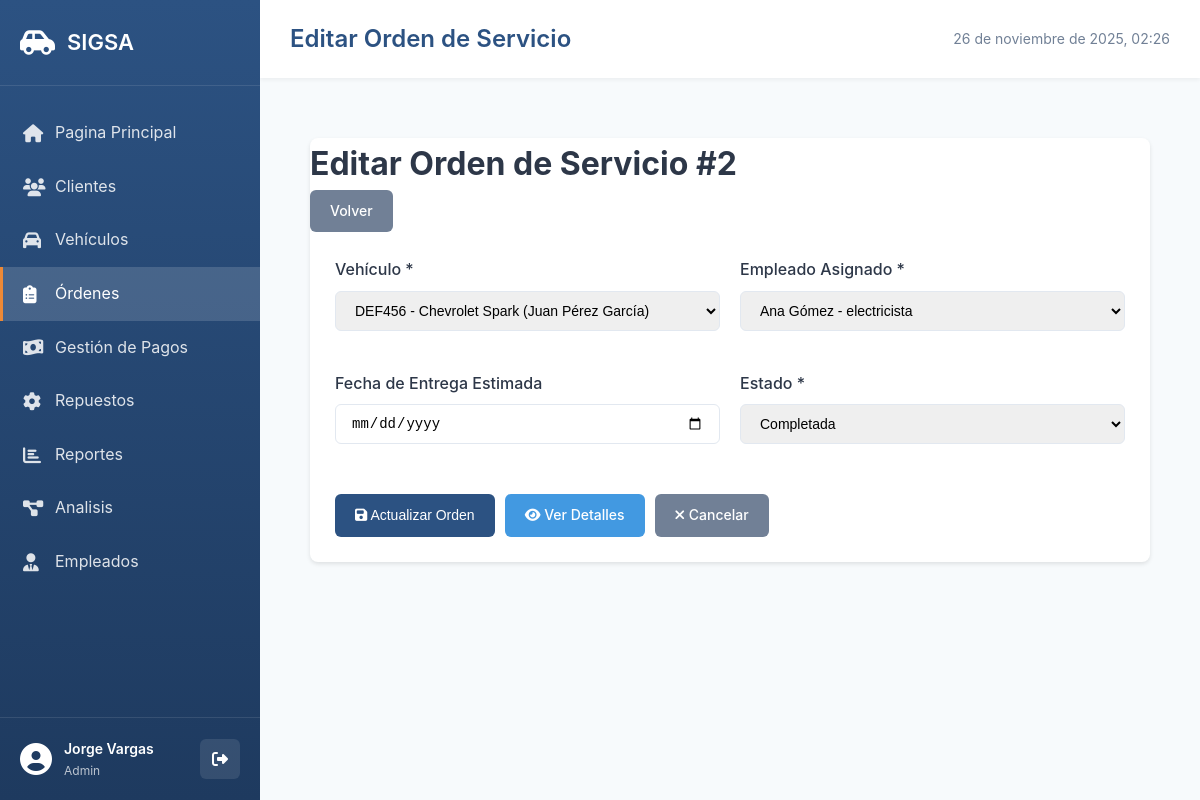
The page /pages/ordenes/edit.php?id=2 (signed in) on the database its author committed.
### tables this page shows
CREATE TABLE Empleados (
    id_empleado INT AUTO_INCREMENT PRIMARY KEY,
    nombre VARCHAR(200) NOT NULL,
    documento VARCHAR(20) NOT NULL UNIQUE,
    cargo ENUM('mecanico', 'electricista', 'pintor', 'gerente', 'asesor') NOT NULL,
    salario DECIMAL(10, 2) NOT NULL,
    fecha_contratacion DATE NOT NULL,
    telefono VARCHAR(20),
    correo VARCHAR(100),
    estado ENUM('activo', 'inactivo') DEFAULT 'activo',
    INDEX idx_cargo (cargo),
    INDEX idx_estado (estado)
);

CREATE TABLE OrdenesServicio (
    id_orden INT AUTO_INCREMENT PRIMARY KEY,
    id_vehiculo INT NOT NULL,
    id_empleado INT NOT NULL,
    fecha_ingreso DATETIME DEFAULT CURRENT_TIMESTAMP,
    fecha_entrega DATETIME NULL,
    estado ENUM('pendiente', 'en_proceso', 'completada', 'entregada', 'cancelada') DEFAULT 'pendiente',
    costo_mano_obra DECIMAL(10, 2) DEFAULT 0.00,
    diagnostico_inicial TEXT,
    observaciones TEXT,
    kilometraje_ingreso INT,
    FOREIGN KEY (id_vehiculo) REFERENCES Vehiculos(id_vehiculo),
    FOREIGN KEY (id_empleado) REFERENCES Empleados(id_empleado),
    INDEX idx_estado (estado),
    INDEX idx_fecha_ingreso (fecha_ingreso),
    INDEX idx_vehiculo (id_vehiculo)
);

CREATE TABLE Vehiculos (
    id_vehiculo INT AUTO_INCREMENT PRIMARY KEY,
    id_cliente INT NOT NULL,
    marca VARCHAR(50) NOT NULL,
    modelo VARCHAR(50) NOT NULL,
    placa VARCHAR(10) NOT NULL UNIQUE,
    año INT NOT NULL,
    color VARCHAR(30),
    tipo_vehiculo ENUM('auto', 'camioneta', 'moto', 'camion') DEFAULT 'auto',
    kilometraje INT DEFAULT 0,
    fecha_registro TIMESTAMP DEFAULT CURRENT_TIMESTAMP,
    FOREIGN KEY (id_cliente) REFERENCES Clientes(id_cliente) ON DELETE CASCADE,
    INDEX idx_placa (placa),
    INDEX idx_cliente (id_cliente)
);

CREATE TABLE Clientes (
    id_cliente INT AUTO_INCREMENT PRIMARY KEY,
    nombre VARCHAR(200) NOT NULL,
    documento VARCHAR(20) NOT NULL UNIQUE,
    telefono VARCHAR(20),
    correo VARCHAR(100),
    tipo_cliente ENUM('natural', 'empresa') DEFAULT 'natural',
    direccion TEXT,
    fecha_registro TIMESTAMP DEFAULT CURRENT_TIMESTAMP,
    estado ENUM('activo', 'inactivo') DEFAULT 'activo',
    INDEX idx_documento (documento),
    INDEX idx_nombre (nombre)
);

### config/session.php (called while the page is built, shortened)
<?php
function isLoggedIn() {
    return isset($_SESSION['user_id']) && isset($_SESSION['username']);
}
function isAdmin() {
    return isset($_SESSION['rol']) && $_SESSION['rol'] === 'admin';
}
function getCurrentUser() {
    if (isLoggedIn()) {
        return [
            'id' => $_SESSION['user_id'],
            'username' => $_SESSION['username'],
            'nombre' => $_SESSION['nombre'] ?? '',
            'rol' => $_SESSION['rol'] ?? 'empleado',
            'id_empleado' => $_SESSION['id_empleado'] ?? null
        ];
    }
    return null;
}
?>

### pages/ordenes/edit.php (the view, shortened to what this page needs)
<?php
$pageTitle = 'Editar Orden de Servicio';
require_once __DIR__ . '/../../config/session.php';
$db = getDB();
$id = $_GET['id'] ?? 0;
$stmt = $db->query("
    SELECT v.id_vehiculo, v.placa, v.marca, v.modelo, c.nombre as cliente_nombre
    FROM Vehiculos v
    INNER JOIN Clientes c ON v.id_cliente = c.id_cliente
    ORDER BY v.placa
");
$vehiculos = $stmt->fetchAll();
$stmt = $db->query("SELECT id_empleado, nombre, cargo FROM Empleados ORDER BY nombre");
$empleados = $stmt->fetchAll();
$stmt = $db->prepare("SELECT * FROM OrdenesServicio WHERE id_orden = ?");
$stmt->execute([$id]);
$orden = $stmt->fetch();
include __DIR__ . '/../../includes/header.php';
?>
<div class="container">
    <div class="card">
        <div class="card-header">
            <h1>Editar Orden de Servicio #<?= $id ?></h1>
            <a href="index.php" class="btn btn-secondary">Volver</a>
        </div>
        <div class="card-body">
            <form method="POST">
                <div class="form-row">
                    <div class="form-group">
                        <label for="id_vehiculo">Vehículo *</label>
                        <select id="id_vehiculo" name="id_vehiculo" class="form-control" required>
                            <?php foreach ($vehiculos as $vehiculo): ?>
                                <option value="<?= $vehiculo['id_vehiculo'] ?>" <?= $vehiculo['id_vehiculo'] == $orden['id_vehiculo'] ? 'selected' : '' ?>>
                                    <?= htmlspecialchars($vehiculo['placa'] . ' - ' . $vehiculo['marca'] . ' ' . $vehiculo['modelo'] . ' (' . $vehiculo['cliente_nombre'] . ')') ?>
                                </option>
                            <?php endforeach; ?>
                        </select>
                    </div>
                    <div class="form-group">
                        <label for="id_empleado">Empleado Asignado *</label>
                        <select id="id_empleado" name="id_empleado" class="form-control" required>
                            <?php foreach ($empleados as $empleado): ?>
                                <option value="<?= $empleado['id_empleado'] ?>" <?= $empleado['id_empleado'] == $orden['id_empleado'] ? 'selected' : '' ?>>
                                    <?= htmlspecialchars($empleado['nombre'] . ' - ' . $empleado['cargo']) ?>
                                </option>
                            <?php endforeach; ?>
                        </select>
                    </div>
                </div>
                <div class="form-row">
                    <div class="form-group">
                        <label for="fecha_entrega">Fecha de Entrega Estimada</label>
                        <input type="date" id="fecha_entrega" name="fecha_entrega" value="<?= $orden['fecha_entrega'] ?>" class="form-control">
                    </div>
                    <div class="form-group">
                        <label for="estado">Estado *</label>
                        <select id="estado" name="estado" class="form-control" required>
                            <option value="completada" <?= $orden['estado'] == 'completada' ? 'selected' : '' ?>>Completada</option>
                        </select>
                    </div>
                </div>
                <div class="form-actions">
                    <button type="submit" class="btn btn-primary">
                        <i class="fas fa-save"></i> Actualizar Orden
                    </button>
                    <a href="view.php?id=<?= $id ?>" class="btn btn-info">
                        <i class="fas fa-eye"></i> Ver Detalles
                    </a>
                    <a href="index.php" class="btn btn-secondary">
                        <i class="fas fa-times"></i> Cancelar
                    </a>
                </div>
            </form>
        </div>
    </div>
</div>
<?php include __DIR__ . '/../../includes/footer.php'; ?>

### includes/header.php (shortened to what this page needs)
<?php
require_once __DIR__ . '/../config/session.php';
$currentUser = getCurrentUser();
$currentPage = basename($_SERVER['PHP_SELF'], '.php');
$scriptName = $_SERVER['SCRIPT_NAME'];
$pathParts = explode('/', $scriptName);
array_pop($pathParts);
$basePath = implode('/', $pathParts);
if (strpos($basePath, 'pages') !== false) {
    $baseUrl = '/sigsa';
} else {
    $baseUrl = rtrim(str_replace('/pages', '', $basePath), '/');
}
?>
<!DOCTYPE html>
<html lang="es">
<head>
    <link rel="stylesheet" href="<?= $baseUrl ?>/assets/css/style.css">
    <link rel="stylesheet" href="https://cdnjs.cloudflare.com/ajax/libs/font-awesome/6.4.0/css/all.min.css">
</head>
<body>
    <div class="layout">
        <aside class="sidebar">
            <div class="sidebar-header">
                <i class="fas fa-car-side"></i>
                <h2>SIGSA</h2>
            </div>
            <nav class="sidebar-nav">
                <a href="<?= $baseUrl ?>/dashboard.php" class="nav-item <?= $currentPage === 'dashboard' ? 'active' : '' ?>">
                    <i class="fas fa-home"></i>
                    <span>Pagina Principal</span>
                </a>
                <a href="<?= $baseUrl ?>/pages/clientes/index.php" class="nav-item <?= strpos($_SERVER['PHP_SELF'], 'clientes') ? 'active' : '' ?>">
                    <i class="fas fa-users"></i>
                    <span>Clientes</span>
                </a>
                <a href="<?= $baseUrl ?>/pages/vehiculos/index.php" class="nav-item <?= strpos($_SERVER['PHP_SELF'], 'vehiculos') ? 'active' : '' ?>">
                    <i class="fas fa-car"></i>
                    <span>Vehículos</span>
                </a>
                <a href="<?= $baseUrl ?>/pages/ordenes/index.php" class="nav-item <?= strpos($_SERVER['PHP_SELF'], 'ordenes') ? 'active' : '' ?>">
                    <i class="fas fa-clipboard-list"></i>
                    <span>Órdenes</span>
                </a>
                <a href="<?= $baseUrl ?>/pages/pagos/index.php" class="nav-item <?= strpos($_SERVER['PHP_SELF'], 'pagos') ? 'active' : '' ?>">
                    <i class="fas fa-money-bill-wave"></i>
                    <span>Gestión de Pagos</span>
                </a>
                <a href="<?= $baseUrl ?>/pages/repuestos/index.php" class="nav-item <?= strpos($_SERVER['PHP_SELF'], 'repuestos') ? 'active' : '' ?>">
                    <i class="fas fa-cog"></i>
                    <span>Repuestos</span>
                </a>
                <a href="<?= $baseUrl ?>/pages/reportes/index.php" class="nav-item <?= strpos($_SERVER['PHP_SELF'], 'reportes') ? 'active' : '' ?>">
                    <i class="fas fa-chart-bar"></i>
                    <span>Reportes</span>
                </a>
                <a href="<?= $baseUrl ?>/pages/consultas-filtradas/consultas-complejas/index.php" class="nav-item <?= strpos($_SERVER['PHP_SELF'], 'consultas-complejas') ? 'active' : '' ?>">
                    <i class="fas fa-project-diagram"></i>
                    <span>Analisis</span>
                </a>
                <?php if (isAdmin()): ?>
                    <a href="<?= $baseUrl ?>/pages/empleados/index.php" class="nav-item <?= strpos($_SERVER['PHP_SELF'], 'empleados') ? 'active' : '' ?>">
                        <i class="fas fa-user-tie"></i>
                        <span>Empleados</span>
                    </a>
                <?php endif; ?>
            </nav>
            <div class="sidebar-footer">
                <div class="user-info">
                    <i class="fas fa-user-circle"></i>
                    <div>
                        <div class="user-name"><?= htmlspecialchars($currentUser['nombre']) ?></div>
                        <div class="user-role"><?= ucfirst($currentUser['rol']) ?></div>
                    </div>
                </div>
                <a href="<?= $baseUrl ?>/logout.php" class="btn-logout">
                    <i class="fas fa-sign-out-alt"></i>
                </a>
            </div>
        </aside>
        <main class="main-content">
            <header class="top-bar">
                <h1><?= $pageTitle ?? 'Dashboard' ?></h1>
                <div class="top-bar-actions">
                    <span class="date-time" id="currentDateTime"></span>
                </div>
            </header>
            <div class="content-wrapper">

### assets/css/style.css (style rules this page uses)
* { margin: 0; padding: 0; box-sizing: border-box; }
:root { --primary-color: #2c5282; --secondary-color: #4a90b5; --success-color: #48bb78; --danger-color: #f56565; --warning-color: #ed8936; --info-color: #4299e1; --dark-color: #2d3748; --light-color: #f7fafc; --border-color: #e2e8f0; --text-color: #2d3748; --text-secondary: #718096; }
body { font-family: -apple-system, BlinkMacSystemFont, 'Segoe UI', 'Roboto', 'Oxygen', 'Ubuntu', sans-serif; background-color: #f7fafc; color: var(--text-color); line-height: 1.6; }
.layout { display: flex; min-height: 100vh; }
.sidebar { width: 260px; background: linear-gradient(180deg, var(--primary-color) 0%, #1e3a5f 100%); color: white; display: flex; flex-direction: column; position: fixed; height: 100vh; overflow-y: auto; }
.sidebar-header { padding: 25px 20px; display: flex; align-items: center; gap: 12px; border-bottom: 1px solid rgba(255,255,255,0.1); }
.sidebar-header i { font-size: 28px; }
.sidebar-header h2 { font-size: 22px; font-weight: 600; }
.sidebar-nav { flex: 1; padding: 20px 0; }
.nav-item { display: flex; align-items: center; gap: 12px; padding: 14px 20px; color: rgba(255,255,255,0.85); text-decoration: none; transition: all 0.3s; border-left: 3px solid transparent; }
.nav-item.active { background: rgba(255,255,255,0.15); color: white; border-left-color: var(--warning-color); }
.nav-item i { font-size: 18px; width: 20px; }
.sidebar-footer { padding: 20px; border-top: 1px solid rgba(255,255,255,0.1); display: flex; align-items: center; justify-content: space-between; }
.user-info { display: flex; align-items: center; gap: 12px; }
.user-info i { font-size: 32px; }
.user-name { font-weight: 600; font-size: 14px; }
.user-role { font-size: 12px; color: rgba(255,255,255,0.7); }
.btn-logout { color: white; background: rgba(255,255,255,0.1); border: none; padding: 10px; border-radius: 6px; cursor: pointer; transition: all 0.3s; text-decoration: none; display: flex; align-items: center; justify-content: center; width: 40px; height: 40px; }
.main-content { margin-left: 260px; flex: 1; display: flex; flex-direction: column; width: calc(100% - 260px); }
.top-bar { background: white; padding: 20px 30px; box-shadow: 0 2px 4px rgba(0,0,0,0.05); display: flex; justify-content: space-between; align-items: center; }
.top-bar h1 { color: var(--primary-color); font-size: 24px; font-weight: 600; }
.top-bar-actions { display: flex; align-items: center; gap: 20px; }
.date-time { color: var(--text-secondary); font-size: 14px; }
.content-wrapper { padding: 30px; flex: 1; }
.container { max-width: 1400px; margin: 0 auto; padding: 30px 20px; }
.card { background: white; border-radius: 8px; box-shadow: 0 2px 4px rgba(0,0,0,0.1); margin-bottom: 20px; }
.card-body { padding: 25px; }
.btn { padding: 10px 20px; border: none; border-radius: 6px; font-size: 14px; font-weight: 500; cursor: pointer; text-decoration: none; display: inline-block; transition: all 0.3s; }
.btn-primary { background-color: var(--primary-color); color: white; }
.btn-secondary { background-color: #718096; color: white; }
.btn-info { background-color: var(--info-color); color: white; }
.form-group { margin-bottom: 20px; }
.form-row { display: grid; grid-template-columns: repeat(auto-fit, minmax(250px, 1fr)); gap: 20px; margin-bottom: 20px; }
.form-group label { display: block; margin-bottom: 8px; color: var(--text-color); font-weight: 500; }
.form-group input, .form-group select, .form-group textarea { width: 100%; padding: 10px 15px; border: 1px solid var(--border-color); border-radius: 6px; font-size: 14px; transition: border-color 0.3s; }
.form-actions { margin-top: 30px; display: flex; gap: 10px; }

### rows shown on the page
empleados: nombre "Jorge Vargas"
ordenesservicio: id_vehiculo "DEF456 - Chevrolet Spark (Juan Pérez García)", id_empleado "Ana Gómez - electricista", estado "Completada"

### other values the page prints
$currentUser['rol'] "Admin"
$pageTitle "Editar Orden de Servicio"
$id "2"
